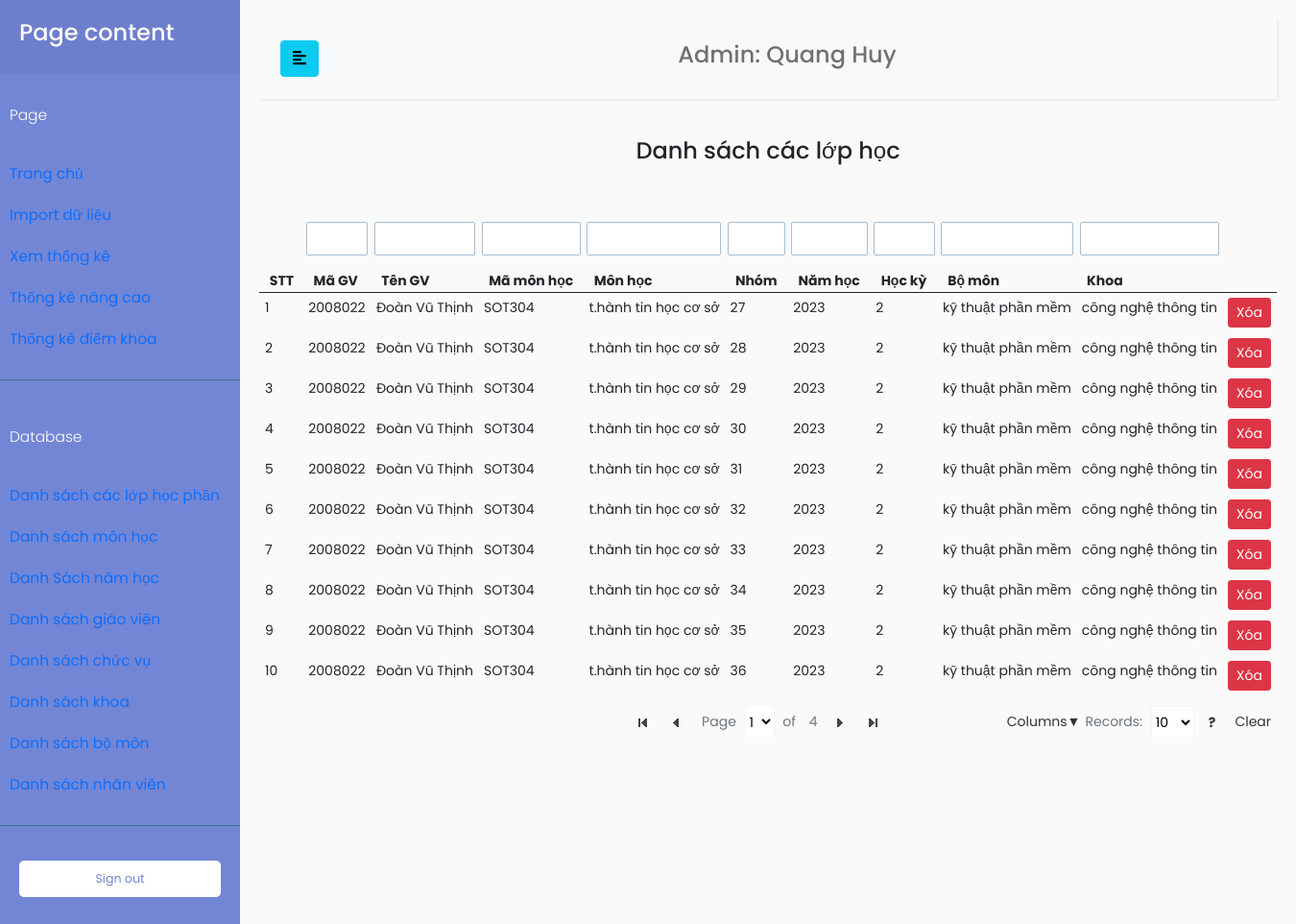
/index.php?TenChucVu=admin&page=DBlopHocPhan (signed in), run on the app's committed database.
### tables this page shows
CREATE TABLE `nhanvien` (
  `MaNhanVien` varchar(100) NOT NULL,
  `TenNhanVien` varchar(100) NOT NULL,
  `MatKhau` varchar(100) NOT NULL,
  `MaChucVu` int(11) NOT NULL
);

CREATE TABLE `lophocphan` (
  `MaLopHocPhan` int(11) NOT NULL,
  `MaHocPhan` int(11) NOT NULL,
  `MaNamHoc` int(11) NOT NULL,
  `MaHocKy` int(11) NOT NULL,
  `MaGiaoVien` int(11) NOT NULL,
  `MaNhomHocPhan` int(11) NOT NULL,
  `MaHoatDongKhaoSat` int(11) NOT NULL
);

CREATE TABLE `giaovien` (
  `MaGiaoVien` int(11) NOT NULL,
  `TenGiaoVien` varchar(100) NOT NULL,
  `MatKhau` varchar(100) NOT NULL,
  `MaChucVu` int(11) NOT NULL,
  `MaBoMon` int(11) NOT NULL
);

CREATE TABLE `hocphan` (
  `MaHocPhan` int(11) NOT NULL,
  `MaBoMon` int(11) NOT NULL,
  `MaKhoa` int(11) NOT NULL,
  `TenHocPhan` varchar(100) NOT NULL,
  `MaDuLieuHocPhan` varchar(100) NOT NULL
);

CREATE TABLE `namhoc` (
  `MaNamHoc` int(11) NOT NULL,
  `ThoiGian` varchar(100) NOT NULL
);

CREATE TABLE `bomon` (
  `MaBoMon` int(11) NOT NULL,
  `MaKhoa` int(11) NOT NULL,
  `TenBoMon` varchar(100) NOT NULL
);

CREATE TABLE `khoa` (
  `MaKhoa` int(11) NOT NULL,
  `TenKhoa` varchar(100) NOT NULL
);

### database/DBController.php (called while the page is built, shortened)
<?php
class DBController
{
    protected $host = 'localhost';
    protected $user = 'root';
    protected $password = '';
    protected $database = 'quanlydanhgia';
    public function __construct()
    {
        $this->con = mysqli_connect($this->host, $this->user, $this->password, $this->database);
    }
}

### function.php (called while the page is built, shortened)
<?php
require('database/DBController.php');
require('database/Account.php');
require('database/LopHocPhan.php');
require('database/InfoSmallTable.php');
$db = new DBController();
$account = new Account($db);
$lopHocPhan = new LopHocPhan($db);
$infoSmallTable = new InfoSmallTable($db);

### database/Account.php (called while the page is built, shortened)
<?php
class Account
{
    public $db = null;
    public function __construct(DBController $db)
    {
        $this->db = $db;
    }
    public function getTenNhanVien($userID, $table = 'giaovien', $key = 'MaGiaoVien')
    {
        $result = $this->db->con->query("SELECT TenNhanVien FROM $table as tb JOIN chucvu on tb.MaChucVu = chucvu.MaChucVu WHERE $key = '{$userID}'");
        $resultArray = array();
        if ($result->num_rows > 0) {
            while ($row = $result->fetch_assoc()) {
                $resultArray[] = $row;
            }
        }
        return $resultArray[0]['TenNhanVien'];
    }
}

### database/LopHocPhan.php (called while the page is built, shortened)
<?php
class LopHocPhan
{
    public $db = null;
    public function __construct(DBController $db)
    {
        $this->db = $db;
    }
    public function getLopHocPhan()
    {
        $result = $this->db->con->query("SELECT * FROM LopHocPhan");
        $resultArr = array();
        while ($row = mysqli_fetch_array($result, MYSQLI_ASSOC)) {
            $resultArr[] = $row;
        }
        return $resultArr;
    }
}

### database/InfoSmallTable.php (called while the page is built, shortened)
<?php
class InfoSmallTable
{
    public $db = null;
    public function __construct(DBController $db)
    {
        $this->db = $db;
    }
    public function getThongTinGiaoVien($maGiaoVien, $thongTin = 'TenGiaoVien')
    {
        $result = $this->db->con->query("SELECT * FROM GiaoVien WHERE MaGiaoVien = '{$maGiaoVien}'");
        $resultArr = array();
        while ($row = mysqli_fetch_array($result, MYSQLI_ASSOC)) {
            $resultArr[] = $row;
        }
        return $resultArr[0][$thongTin];
    }
    public function getThongTinNam($maNamHoc)
    {
        $result = $this->db->con->query("SELECT ThoiGian FROM NamHoc WHERE MaNamHoc = '{$maNamHoc}'");
        $resultArr = array();
        while ($row = mysqli_fetch_array($result, MYSQLI_ASSOC)) {
            $resultArr[] = $row;
        }
        return $resultArr[0]['ThoiGian'];
    }
    public function getThongTinHocPhan($maHocPhan, $noiDung = 'TenHocPhan')
    {
        $result = $this->db->con->query("SELECT $noiDung FROM HocPhan WHERE MaHocPhan = '{$maHocPhan}'");
        $resultArr = array();
        while ($row = mysqli_fetch_array($result, MYSQLI_ASSOC)) {
            $resultArr[] = $row;
        }
        return $resultArr[0][$noiDung];
    }
    public function getThongTinBoMon($maBoMon, $thongTin = 'TenBoMon')
    {
        $result = $this->db->con->query("SELECT * FROM BoMon WHERE MaBoMon = '{$maBoMon}'");
        $resultArr = array();
        while ($row = mysqli_fetch_array($result, MYSQLI_ASSOC)) {
            $resultArr[] = $row;
        }
        return $resultArr[0][$thongTin];
    }
    public function getTenKhoa($maKhoa)
    {
        $result = $this->db->con->query("SELECT TenKhoa FROM Khoa WHERE MaKhoa = '{$maKhoa}'");
        $resultArr = array();
        while ($row = mysqli_fetch_array($result, MYSQLI_ASSOC)) {
            $resultArr[] = $row;
        }
        return $resultArr[0]['TenKhoa'];
    }
}

### page/admin/DBControl/DBLopHocPhan.php (the view, shortened to what this page needs)
<?php
if ($_GET["TenChucVu"] === 'admin') {
    $stt = 1;
    $DSLopHocPhan = $lopHocPhan->getLopHocPhan();
}
?>
<div>
    <div class="pb-5 d-flex justify-content-center">
        <h4>Danh sách các lớp học</h4>
    </div>
    <table class="tfilter table table-hover">
        <thead>
            <tr>
                <th>STT</th>
                <th>Mã GV</th>
                <th>Tên GV</th>
                <th>Mã môn học</th>
                <th>Môn học</th>
                <th>Nhóm</th>
                <th>Năm học</th>
                <th>Học kỳ</th>
                <th>Bộ môn</th>
                <th>Khoa</th>
                <th></th>
            </tr>
        </thead>
        <tbody>
            <?php foreach ($DSLopHocPhan as $item) : ?>
                <form action="" method="POST">
                    <tr>
                        <td>
                            <?php
                            echo $stt;
                            $stt++;
                            ?>
                        </td>
                        <td>
                            <?php
                            echo $item['MaGiaoVien'];
                            ?>
                        </td>
                        <td>
                            <?php
                            $tenGiaoVien = $infoSmallTable->getThongTinGiaoVien($item['MaGiaoVien'], 'TenGiaoVien');
                            echo $tenGiaoVien;
                            ?>
                        </td>
                        <td>
                            <?php
                            $maDuLieuHocPhan = $infoSmallTable->getThongTinHocPhan($item['MaHocPhan'], 'MaDuLieuHocPhan');
                            echo $maDuLieuHocPhan;
                            ?>
                        </td>
                        <td>
                            <?php
                            $tenMonHoc = $infoSmallTable->getThongTinHocPhan($item['MaHocPhan'], 'TenHocPhan');
                            echo $tenMonHoc;
                            ?>
                        </td>
                        <td>
                            <?php
                            echo $item['MaNhomHocPhan'];
                            ?>
                        </td>
                        <td>
                            <?php
                            $namHoc = $infoSmallTable->getThongTinNam($item['MaNamHoc']);
                            echo $namHoc;
                            ?>
                        </td>
                        <td>
                            <?php
                            echo $item['MaHocKy'];
                            ?>
                        </td>
                        <td>
                            <?php
                            $maBoMon = $infoSmallTable->getThongTinHocPhan($item['MaHocPhan'], 'MaBoMon');
                            $tenBoMon = $infoSmallTable->getThongTinBoMon($maBoMon, 'TenBoMon');
                            echo $tenBoMon;
                            ?>
                        </td>
                        <td>
                            <?php
                            $maKhoa = $infoSmallTable->getThongTinBoMon($maBoMon, 'MaKhoa');
                            $tenKhoa = $infoSmallTable->getTenKhoa($maKhoa);
                            echo $tenKhoa;
                            ?>
                        </td>
                        <td>
                            <input type="submit" name="submitXoa" class="btn btn-sm btn-danger" value="Xóa">
                        </td>
                    </tr>
                </form>
            <?php endforeach; ?>
        </tbody>
    </table>
</div>

### index.php (shortened to what this page needs)
<!doctype html>
<html lang="en">
<head>
    <link href="https://cdn.jsdelivr.net/npm/bootstrap@5.0.0-beta3/dist/css/bootstrap.min.css" rel="stylesheet">
    <link rel="stylesheet" href="//code.jquery.com/ui/1.12.1/themes/base/jquery-ui.css">
    <link href="https://ajax.googleapis.com/ajax/libs/jqueryui/1.12.1/themes/base/jquery-ui.css" rel="stylesheet" type="text/css" />
    <link href="css/dashboard.css" rel="stylesheet">
    <link href="css/customTable.css" rel="stylesheet">
    <link rel="stylesheet" href="css/sidebar.css">
</head>
<?php
require('function.php');
if ($_GET["TenChucVu"]) {
    $tenChucVu = $_GET["TenChucVu"];
}
if (isset($_GET["page"])) {
    $page = $_GET["page"];
}
$tenGiaoVien = NULL;
if ($tenChucVu === 'admin' || $tenChucVu === 'nhanvien') {
    if ($tenChucVu === 'admin') {
        $tenCV = "Admin";
    }
    $tenGiaoVien = $account->getTenNhanVien($_SESSION['MaDangNhap'], 'NhanVien', 'MaNhanVien');
}
?>
<body>
    <div class="wrapper">
        <nav id="sidebar">
            <div class="sidebar-header">
                <h4>Page content</h4>
            </div>
            <ul class="list-unstyled components">
                <p>Page</p>
                <li class="nav-item">
                    <a class="nav-link active" aria-current="page" href="index.php?TenChucVu=<?php echo $tenChucVu; ?>">
                        Trang chủ
                    </a>
                </li>
                <?php if ($tenChucVu === 'admin') : ?>
                    <li class="nav-item">
                        <a class="nav-link" href="index.php?TenChucVu=<?php echo $tenChucVu; ?>&page=data">
                            Import dữ liệu
                        </a>
                    </li>
                    <li class="nav-item">
                        <a class="nav-link" href="index.php?TenChucVu=<?php echo $tenChucVu; ?>&page=calculate">
                            Xem thống kê
                        </a>
                    </li>
                    <li class="nav-item">
                        <a class="nav-link" href="index.php?TenChucVu=<?php echo $tenChucVu; ?>&page=thongkenangcao">
                            Thống kê nâng cao
                        </a>
                    </li>
                <?php endif; ?>
                <?php if ($tenChucVu === 'truongkhoa' || $tenChucVu === 'admin') : ?>
                    <li class="nav-item">
                        <a href="index.php?TenChucVu=<?php echo $tenChucVu; ?>&page=ThongKeDiemKhoa" class=" nav-link">Thống kê điểm khoa</a>
                    </li>
                <?php endif; ?>
            </ul>
            <?php if ($tenChucVu === 'admin') : ?>
                <ul class="list-unstyled components">
                    <p>Database</p>
                    <li class="nav-item">
                        <a href="index.php?TenChucVu=<?php echo $tenChucVu; ?>&page=DBlopHocPhan" class=" nav-link">Danh sách các lớp học phần</a>
                    </li>
                    <li class="nav-item">
                        <a href="index.php?TenChucVu=<?php echo $tenChucVu; ?>&page=DBMonHoc" class=" nav-link">Danh sách môn học</a>
                    </li>
                    <li>
                        <a href="index.php?TenChucVu=<?php echo $tenChucVu; ?>&page=DBNamHoc" class=" nav-link">Danh Sách năm học</a>
                    </li>
                    <li class="nav-item">
                        <a href="index.php?TenChucVu=<?php echo $tenChucVu; ?>&page=DBGiaoVien" class=" nav-link">Danh sách giáo viên</a>
                    </li>
                    <li class="nav-item">
                        <a href="index.php?TenChucVu=<?php echo $tenChucVu; ?>&page=DBChucVu" class=" nav-link">Danh sách chức vụ</a>
                    </li>
                    <li class="nav-item">
                        <a href="index.php?TenChucVu=<?php echo $tenChucVu; ?>&page=DBKhoa" class=" nav-link">Danh sách khoa</a>
                    </li>
                    <li class="nav-item">
                        <a href="index.php?TenChucVu=<?php echo $tenChucVu; ?>&page=DBBoMon" class=" nav-link">Danh sách bộ môn</a>
                    </li>
                    <li class="nav-item">
                        <a href="index.php?TenChucVu=<?php echo $tenChucVu; ?>&page=DBNhanVien" class=" nav-link">Danh sách nhân viên</a>
                    </li>
                </ul>
            <?php endif; ?>
            <ul class="list-unstyled CTAs">
                <li>
                    <a href="login.php" class="download">Sign out </a>
                </li>
            </ul>
        </nav>
        <div id="content">
            <nav class="navbar navbar-expand-lg navbar-light bg-light">
                <div class="container-fluid">
                    <button type="button" id="sidebarCollapse" class="btn btn-info">
                        <i class="fas fa-align-left"></i>
                    </button>
                    <div class="collapse navbar-collapse" id="navbarSupportedContent">
                        <ul class="nav navbar-nav m-auto">
                            <li class="nav-item">
                                <h4><a class="nav-link" href="#"><?php echo $tenCV . ": " . $tenGiaoVien; ?></a></h4>
                            </li>
                        </ul>
                    </div>
                </div>
            </nav>
            <?php
            if (isset($page)) {
                switch ($page) {
                    case 'DBlopHocPhan':
                        include('page/admin/DBControl/DBLopHocPhan.php');
                        break;
                }
            }
            ?>
        </div>
    </div>
</body>
</html>

### data on the page
nhanvien: TenNhanVien "Quang Huy"
lophocphan: MaGiaoVien "2008022", MaGiaoVien.TenGiaoVien "Đoàn Vũ Thịnh", MaHocPhan.MaDuLieuHocPhan "SOT304", MaHocPhan.TenHocPhan "t.hành tin học cơ sở", MaNhomHocPhan "27", MaNamHoc.ThoiGian "2023", MaHocKy "2", MaHocPhan.TenBoMon "kỹ thuật phần mềm", MaHocPhan.TenKhoa "công nghệ thông tin"
lophocphan: MaGiaoVien "2008022", MaGiaoVien.TenGiaoVien "Đoàn Vũ Thịnh", MaHocPhan.MaDuLieuHocPhan "SOT304", MaHocPhan.TenHocPhan "t.hành tin học cơ sở", MaNhomHocPhan "28", MaNamHoc.ThoiGian "2023", MaHocKy "2", MaHocPhan.TenBoMon "kỹ thuật phần mềm", MaHocPhan.TenKhoa "công nghệ thông tin"
lophocphan: MaGiaoVien "2008022", MaGiaoVien.TenGiaoVien "Đoàn Vũ Thịnh", MaHocPhan.MaDuLieuHocPhan "SOT304", MaHocPhan.TenHocPhan "t.hành tin học cơ sở", MaNhomHocPhan "29", MaNamHoc.ThoiGian "2023", MaHocKy "2", MaHocPhan.TenBoMon "kỹ thuật phần mềm", MaHocPhan.TenKhoa "công nghệ thông tin"
lophocphan: MaGiaoVien "2008022", MaGiaoVien.TenGiaoVien "Đoàn Vũ Thịnh", MaHocPhan.MaDuLieuHocPhan "SOT304", MaHocPhan.TenHocPhan "t.hành tin học cơ sở", MaNhomHocPhan "30", MaNamHoc.ThoiGian "2023", MaHocKy "2", MaHocPhan.TenBoMon "kỹ thuật phần mềm", MaHocPhan.TenKhoa "công nghệ thông tin"
lophocphan: MaGiaoVien "2008022", MaGiaoVien.TenGiaoVien "Đoàn Vũ Thịnh", MaHocPhan.MaDuLieuHocPhan "SOT304", MaHocPhan.TenHocPhan "t.hành tin học cơ sở", MaNhomHocPhan "31", MaNamHoc.ThoiGian "2023", MaHocKy "2", MaHocPhan.TenBoMon "kỹ thuật phần mềm", MaHocPhan.TenKhoa "công nghệ thông tin"
lophocphan: MaGiaoVien "2008022", MaGiaoVien.TenGiaoVien "Đoàn Vũ Thịnh", MaHocPhan.MaDuLieuHocPhan "SOT304", MaHocPhan.TenHocPhan "t.hành tin học cơ sở", MaNhomHocPhan "32", MaNamHoc.ThoiGian "2023", MaHocKy "2", MaHocPhan.TenBoMon "kỹ thuật phần mềm", MaHocPhan.TenKhoa "công nghệ thông tin"
lophocphan: MaGiaoVien "2008022", MaGiaoVien.TenGiaoVien "Đoàn Vũ Thịnh", MaHocPhan.MaDuLieuHocPhan "SOT304", MaHocPhan.TenHocPhan "t.hành tin học cơ sở", MaNhomHocPhan "33", MaNamHoc.ThoiGian "2023", MaHocKy "2", MaHocPhan.TenBoMon "kỹ thuật phần mềm", MaHocPhan.TenKhoa "công nghệ thông tin"
lophocphan: MaGiaoVien "2008022", MaGiaoVien.TenGiaoVien "Đoàn Vũ Thịnh", MaHocPhan.MaDuLieuHocPhan "SOT304", MaHocPhan.TenHocPhan "t.hành tin học cơ sở", MaNhomHocPhan "34", MaNamHoc.ThoiGian "2023", MaHocKy "2", MaHocPhan.TenBoMon "kỹ thuật phần mềm", MaHocPhan.TenKhoa "công nghệ thông tin"
lophocphan: MaGiaoVien "2008022", MaGiaoVien.TenGiaoVien "Đoàn Vũ Thịnh", MaHocPhan.MaDuLieuHocPhan "SOT304", MaHocPhan.TenHocPhan "t.hành tin học cơ sở", MaNhomHocPhan "35", MaNamHoc.ThoiGian "2023", MaHocKy "2", MaHocPhan.TenBoMon "kỹ thuật phần mềm", MaHocPhan.TenKhoa "công nghệ thông tin"
lophocphan: MaGiaoVien "2008022", MaGiaoVien.TenGiaoVien "Đoàn Vũ Thịnh", MaHocPhan.MaDuLieuHocPhan "SOT304", MaHocPhan.TenHocPhan "t.hành tin học cơ sở", MaNhomHocPhan "36", MaNamHoc.ThoiGian "2023", MaHocKy "2", MaHocPhan.TenBoMon "kỹ thuật phần mềm", MaHocPhan.TenKhoa "công nghệ thông tin"

### other printed values
$tenCV "Admin"
